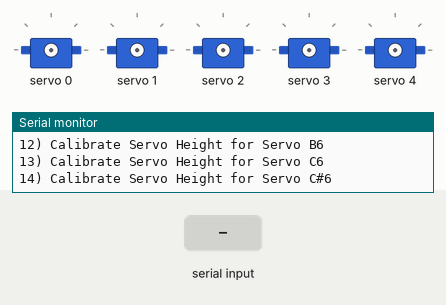
A sketch run on a simulated Arduino Uno, built with avr-gcc and run on an emulated ATmega328P. Parts: 5 × servo, the last lines printed to the serial monitor. The inputs (shaded band) are chosen by the test bench.

Above: at 1.2 s.
1.3 s: "1\n" received over Serial
3.8 s: "2\n" received over Serial
6.3 s: "3\n" received over Serial
8.8 s: "4\n" received over Serial
11.3 s: "5\n" received over Serial
13.8 s: "1,90\n" received over Serial
At 14.4 s:
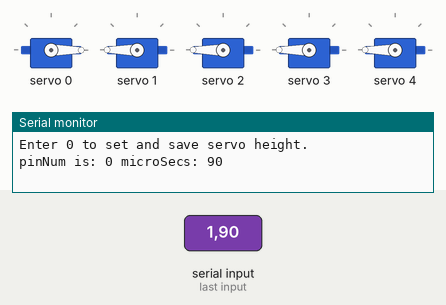
Timing chart, 0 to 16.3 s (numbered marks = the images above; inputs shaded):
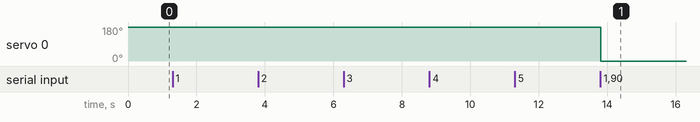

Measured:
- after the input at 13.8 s, servo 0: 180° → 0° at once

The sketch:

AdaFruit_Server_Calibrate.ino
```cpp
#include <Wire.h>
#include <Adafruit_PWMServoDriver.h>

#define USMIN  500 // This is the rounded 'minimum' microsecond length based on the minimum pulse of 150
#define USMAX  2500 // This is the rounded 'maximum' microsecond length based on the maximum pulse of 600
#define SERVO_FREQ 50 // Analog servos run at ~50 Hz updates

uint8_t servonum = 0;

int servoLow = 113;
int servoHigh = 98;

int menu = 0;

Adafruit_PWMServoDriver pwm = Adafruit_PWMServoDriver();

void setup() {
  // put your setup code here, to run once:
  Serial.begin(115200);

  pwm.begin();
  pwm.setOscillatorFrequency(27000000);
  pwm.setPWMFreq(SERVO_FREQ);  // Analog servos run at ~50 Hz updates

  delay(10);
}

int calibrateServo(int pinNum, int microSecs, int servoMove)
{
  pwm.setPWM(pinNum, 0, microSecs);  //.. and sends it to the servo
  Serial.print("pinNum is: ");
  Serial.print(pinNum);
  Serial.print(" microSecs: ");
  Serial.println(microSecs);
  delay(1000);
  if (servoMove == 0) {             //If user sends the value "0" then it permanently sets the pen height
    int servoLow = microSecs;           //Sets the new "servoLow" variable to the pen height that was just chosen
    int servoHigh = microSecs - 400;     //Sets the "servoHigh" variable to X positions above servoLow
//          servoC.setPWM(servoHigh);           //Move the servo to servoHigh location.
//          Serial.print("servoLow: ");
//          Serial.println(servoLow);
//          Serial.print("servoHigh: ");
//          Serial.println(servoHigh);
    String note;
    Serial.println("Change these variable in the program if you would like to save them permanently.");
    switch (pinNum)
    {
      case 0:
        note = "C5";
        break;
      case 1:
        note = "C#5";
        break;
      case 2:
        note = "D5";
        servoHigh = microSecs + 400;
        break;
      case 3:
        note = "D#5";
        break;
      case 4:
        note = "E5";
        break;
      case 5:
        note = "F5";
        servoHigh = microSecs + 400;
        break;
      case 6:
        note = "F#5";
        break;
      case 7:
        note = "G5";
        break;
      case 8:
        note = "G#5";
        break;
      case 9:
        note = "A6";
        servoHigh = microSecs + 400;
        break;
      case 10:
        note = "A#6";
        servoHigh = microSecs + 400;
        break;
      case 11:
        note = "B6";
        break;
      case 12:
        note = "C6";
        servoHigh = microSecs + 400;
        break;
      case 13:
        note = "C#6";
        break;
    }
    Serial.print("Servo ");
    Serial.print(note);
    Serial.print(" low position is: ");
    Serial.println(servoLow);
    // Test the servo up down a couple times with the new values.
//    pwm.setPWM(pinNum, servoLow);
//    delay(1000);
//    pwm.setPWM(pinNum, servoHigh);
//    delay(1000);
//    pwm.setPWM(pinNum, servoLow);
//    delay(1000);
//    pwm.setPWM(pinNum, servoHigh);
//    delay(1000);
    return 0;
  }
  return 1;
}

void loop() {
  // put your main code here, to run repeatedly:
  if( menu == 0){
    //Prints the menu to the serial port
    Serial.flush();
    Serial.println("Select an option:");
    Serial.println("-----------------");
    Serial.println("1) Calibrate Servo Height for Servo C5");
    Serial.println("2) Calibrate Servo Height for Servo C#5");
    Serial.println("3) Calibrate Servo Height for Servo D5");
    Serial.println("4) Calibrate Servo Height for Servo D#5");
    Serial.println("5) Calibrate Servo Height for Servo E5");
    Serial.println("6) Calibrate Servo Height for Servo F5");
    Serial.println("7) Calibrate Servo Height for Servo F#5");
    Serial.println("8) Calibrate Servo Height for Servo G5");
    Serial.println("9) Calibrate Servo Height for Servo G#5");
    Serial.println("10) Calibrate Servo Height for Servo A6");
    Serial.println("11) Calibrate Servo Height for Servo A#6");
    Serial.println("12) Calibrate Servo Height for Servo B6");
    Serial.println("13) Calibrate Servo Height for Servo C6");
    Serial.println("14) Calibrate Servo Height for Servo C#6");
//    Serial.println(") Play C Chord");
    Serial.flush();

    while (!Serial.available()) {}  //Waits for an input on the serial device
    menu = Serial.parseInt();       //Takes the Serial input and looks for an integer
    Serial.flush();
  }
  if(menu >= 1 && menu <= 14){
    Serial.println("Centering Servo...");
    int servoHeight = 1300;
 //   servoC.setPWM(servoHeight); //Sends the default Servo center height to the servo, to calibrate

    int calibrating = 1;
    while (calibrating == 1) {          //While loop that will continue until "0" is sent in the serial port
      Serial.println("Enter servo low height in microseconds between 500 and 2500:");
      Serial.println("Enter 0 to set and save servo height.");
      while (!Serial.available()) {}    //Waits for an input on the serial device
      int servoMove = Serial.parseInt();  //Finds the input variable sent through serial
      Serial.flush();
      if (servoMove != 0){
        servoHeight = servoMove;                      //Adds the variable to the current height variable..
        calibrating = calibrateServo(menu-1, servoHeight, 1);
      }
      else{
        calibrating = calibrateServo(menu-1, servoHeight, 0);
      }
    }
    Serial.print("Setting height to:");
    Serial.println(servoHeight);
    menu = 0;   //Sets the menu variable back to 0
  }
}
```
